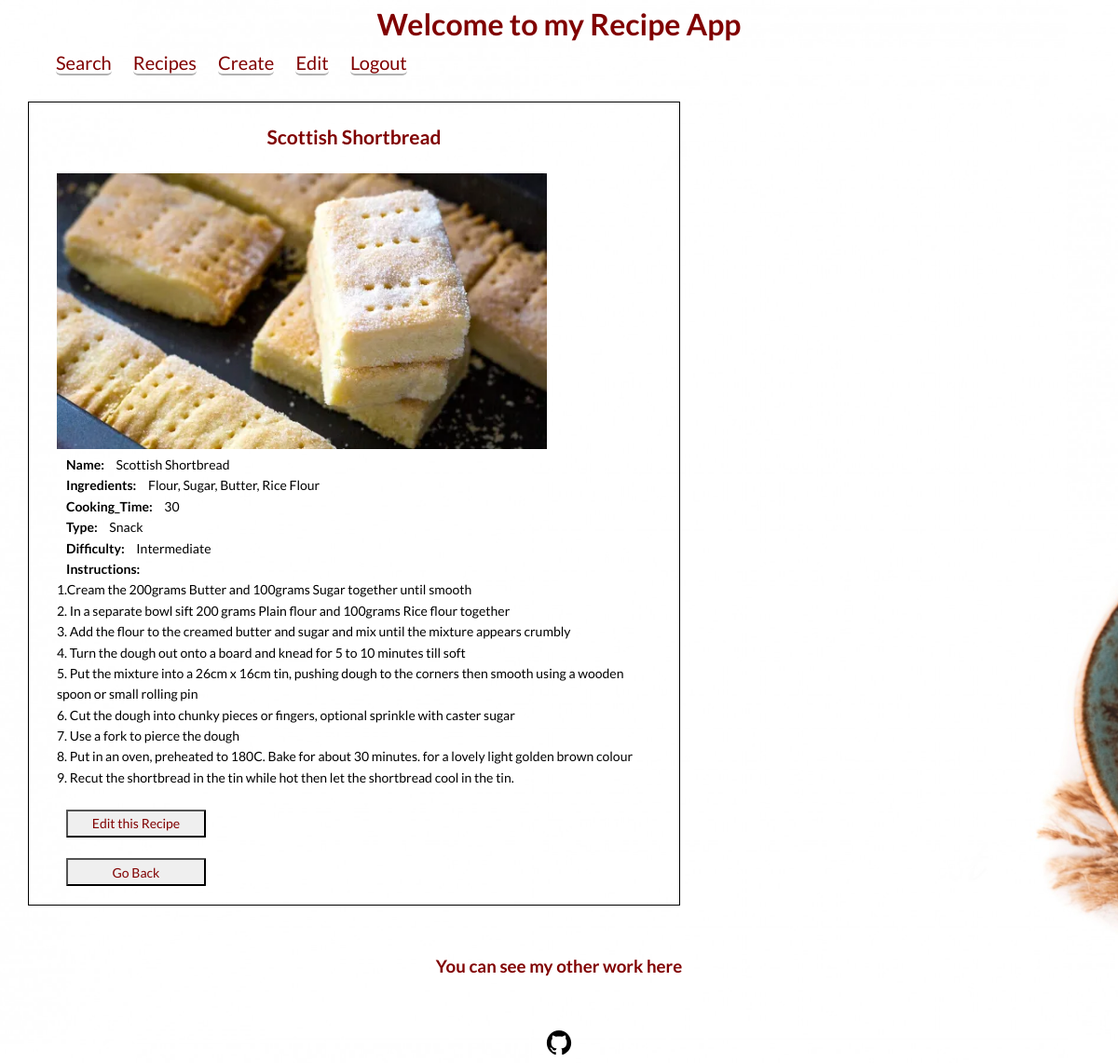
Screenshot of /list/1 (signed in) with the database file from the repository.
### recipes/models.py (models this page shows, shortened)
class Recipe(models.Model):
    name = models.CharField(max_length=50)
    ingredients = models.CharField(max_length=255, help_text="You must use a comma to separate the ingredients.")
    cooking_time = models.PositiveIntegerField(help_text="In minutes")
    type = models.CharField(max_length=50, choices=TYPE_CHOICES)
    instructions = models.TextField()
    pic = models.ImageField(upload_to='recipes', default='no_picture.jpg')
    def calculate_difficulty(self):
      ingredients = self.ingredients.split(', ')
      if self.cooking_time < 10 and len(ingredients) < 5:
        difficulty = "Easy"
      elif self.cooking_time < 10 and len(ingredients) >= 5:
        difficulty = "Medium"
      elif self.cooking_time >= 10 and len(ingredients) < 5:
        difficulty = "Intermediate"
      elif self.cooking_time >= 10 and len(ingredients) >= 5:
        difficulty = "Hard"
      return difficulty

### recipes/views.py (the view)
# urls.py: path('list/<pk>', RecipeDetailView.as_view(), name='detail'),
class RecipeDetailView(LoginRequiredMixin, DetailView):
  model = Recipe
  template_name = 'recipes/detail.html'

### recipes/templates/recipes/detail.html (shortened to what this page needs)
{% load static %}
<!DOCTYPE html>
<html lang="en">
  <head>
    <link rel="stylesheet" type="text/css" href="{% static 'recipes/css/home.css' %}">
    <link rel="stylesheet" type="text/css" href="{% static 'recipes/css/detail.css' %}">
  </head>
    <body>
      <header class="page-header__item">
        <h1>Welcome to my Recipe App</h1>
        <nav>
          <div role="menubar" class="nav-list">
            <a href="{% url 'recipes:searches' %}" class="login__btn">Search</a>
            <a href="{% url 'recipes:list' %}" class="login__btn">Recipes</a>
            <a href="{% url 'recipes:create' %}" class="login__btn">Create</a>
            <a href="{% url 'recipes:edit_recipe' %}" class="login__btn">Edit</a>
            <a href="{% url 'logout' %}" class="logout__btn">Logout</a>
          </div>
        </nav>
      </header>
      <br>
      <div class="detail_modal">
        <h2>{{object.name}}</h2>
        <br>
        <img class="recipe_image" src="{{object.pic.url}}">
        <div>
        <b>Name: </b> {{object.name}}  <br>
        <b>Ingredients: </b> {{object.ingredients}} <br>
        <b>Cooking_Time: </b> {{object.cooking_time}} <br>
        <b>Type: </b> {{object.type}} <br>
        <b>Difficulty: </b> {{object.calculate_difficulty}}  <br>
        <b>Instructions: </b>
        <br> {{object.instructions|safe}}
        </div>
        <br>
        <a href="{% url 'recipes:edit_recipe' %}">
          <button class="back__btn">Edit this Recipe</button>
        </a>
        <br>
        <br>
        <div>
          <button class="back__btn" onclick="goBack()">Go Back</button>
        </div>
      </div>
    </body>
    <footer class="page-footer">
      <br>
      <br>
      <h3>You can see my other work here</h3>
        <br>
        <br>
        <div class="social-media">
          <a href="https://github.com/Andrew0T" class="social-media__icons" target="blank">
            <!DOCTYPE svg  PUBLIC '-//W3C//DTD SVG 1.1//EN'  'http://www.w3.org/Graphics/SVG/1.1/DTD/svg11.dtd'>
          </a>
        </div>
      </footer>
</html>

### recipes/static/recipes/css/home.css (style rules this page uses)
:root { --background-color: #ffffff; --font-color: #000000; --hover-color: #006600; --active-color: #0000ff; --button-font: #800000; }
* { box-sizing: border-box; margin: auto 10px; }
body { background-color: var(--background-color); font-family: 'Lato', sans-serif; font-weight: 400; font-size: 16px; line-height: 1.6; color: var(--font-color); }
a { color: var(--font-color); }
h1, h2, h3 { text-align: center; color: var(--button-font); }
.page-header__item { flex: 0 1 200px; }
.nav-list { list-style-type: none; }
.login__btn, .logout__btn { background-color: transparent; color: var(--button-font); text-decoration: none; border-radius: 3px; border-bottom: 2px solid rgba(0, 0, 0, 0.3); transition: 0.2s opacity; font-size: 20px; font-family: 'Lato', sans-serif; border-radius: 5px; height: 40px; width: 80px; }
.back__btn { background-color: none; color: var(--button-font); font-size: 14px; font-family: 'Lato', sans-serif; height: 30px; width: 150px; border-radius: 1px; }
.page-footer { clear: both; display: flex; flex-direction: column; text-align: center; }
.social-media__icons { width: 30px; height: 30px; }

### recipes/static/recipes/css/detail.css (style rules this page uses)
.detail_modal { display: inline-block; font-size: 14px; border: 1px solid; padding: 20px; width: 80%; max-width: 700px; }
.recipe_image { width: 80%; height: 80%; max-width: 720px; max-height: 360px; min-width: 180px; min-height: 90px; }

### rows the page displays
Recipe: name "Scottish Shortbread", pic (picture), ingredients "Flour, Sugar, Butter, Rice Flour", cooking_time "30", type "Snack", calculate_difficulty "Intermediate", instructions "1.Cream the 200grams Butter and 100grams Sugar together until smooth 2. In a separate bowl sift 200 grams Plain flour and 100grams Rice flour together 3. Add the flour to the creamed butter and sugar and mix until the mixture appears crumbly 4. Turn the dough out onto a board and knead for 5 to 10 minutes till soft 5. Put the mixture into a 26cm x 16cm tin, pushing dough to the corners then smooth using a wooden spoon or small rolling pin 6. Cut the dough into chunky pieces or fingers, optional sprinkle with caster sugar 7. Use a fork to pierce the dough 8. Put in an oven, preheated to 180C. Bake for about 30 minutes. for a lovely light golden brown colour 9. Recut the shortbread in the tin…"
